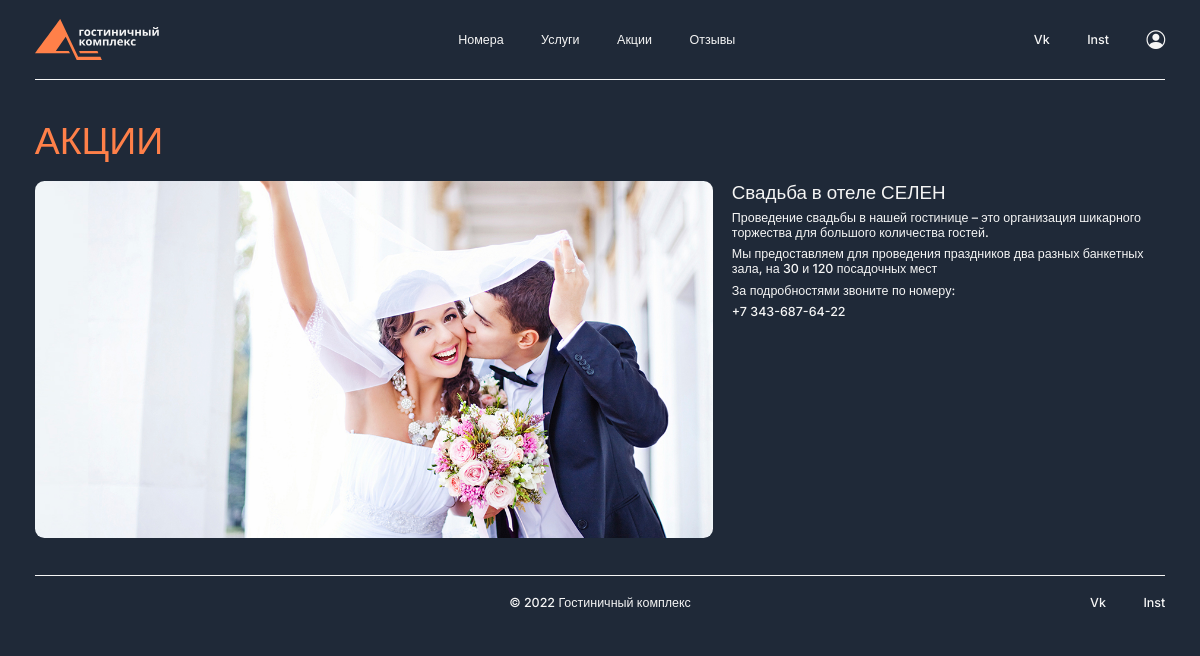
Before: /stock/ with the older database file.
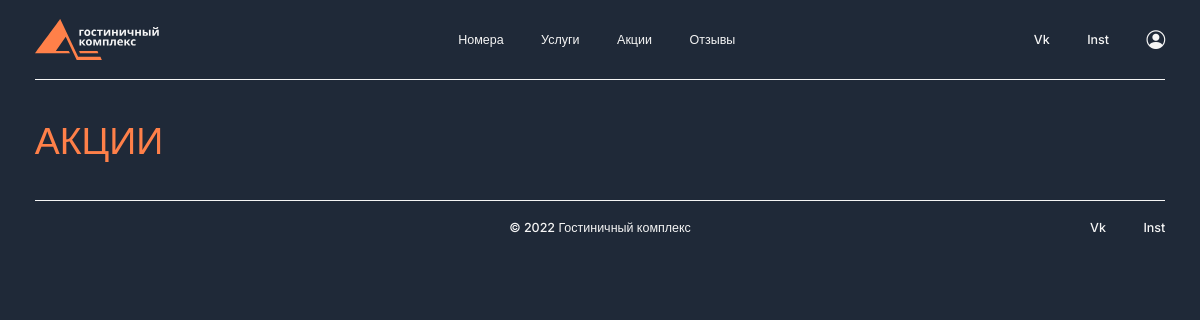
After: the same page with the newer database file.
### hotels/models.py (models this page shows, shortened)
class Stock(models.Model):
    title = models.CharField(max_length=255, verbose_name='заголовок')
    slug = models.SlugField(max_length=50, unique=True, db_index=True, verbose_name="URL")
    content = models.TextField(verbose_name='описание')
    sub_content = models.TextField(verbose_name='доп. описание', blank=True)
    picture = models.ImageField(upload_to="photos/%Y/%m/%d/", verbose_name='картинка')
    additionally = models.TextField(verbose_name='дополнение')
    tel = models.CharField(max_length=255, verbose_name='телефон', blank=True)
    class Meta:
        verbose_name = 'Акции'
        verbose_name_plural = 'Акции'

### hotels/views.py (the view)
# urls.py: path('stock/', stock, name='stock'),
def stock(request):
    stocks = Stock.objects.all()
    context = {
        'stocks': stocks,
        'menu': menu,
        'title': 'Акции'
    }
    return render(request, 'hotels/stock.html', context=context)

### hotels/templates/hotels/stock.html
{% extends "hotels/base.html" %}
{% block content %}
        <section class="hotels indent-1">
            <div class="container-md">
                <h1 class="title h1 indent-2">Акции</h1>
                {% for s in stocks %}
                <div class="wedding indent-2">
                    <div class="wedding__img">
                        <img src="{{ s.picture.url }}" alt="wedding">
                    </div>
                    <div class="about__wedding">
                        <p class="white h2 indent-4">{{ s.title }}</p>
                        <p class="white h3 indent-4">{{ s.content }}</p>
                        <p class="white h3 indent-4">{{ s.sub_content }}</p>
                        <p class="white h3 indent-4">{{ s.additionally }}</p>
                        <p class="white h3 indent-4">{{ s.tel }}</p>
                    </div>
                </div>
                {% endfor %}
            </div>
        </section>
{% endblock %}

Changed rows visible on the page:
removed Stock: picture (picture), title "Свадьба в отеле СЕЛЕН", content "Проведение свадьбы в нашей гостинице – это организация шикарного торжества для большого количества гостей.", sub_content "Мы предоставляем для проведения праздников два разных банкетных зала, на 30 и 120 посадочных мест", additionally "За подробностями звоните по номеру:", tel "+7 343-687-64-22"
